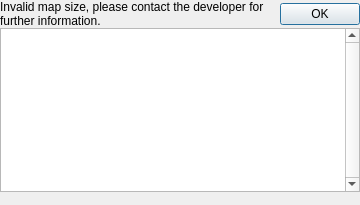
<?xml version="1.0" encoding="UTF-8"?>
<ui version="4.0">
 <class>TExceptionDialog</class>
 <widget class="QDialog" name="TExceptionDialog">
  <property name="windowModality">
   <enum>Qt::ApplicationModal</enum>
  </property>
  <property name="geometry">
   <rect>
    <x>0</x>
    <y>0</y>
    <width>360</width>
    <height>205</height>
   </rect>
  </property>
  <property name="windowTitle">
   <string>Exception</string>
  </property>
  <property name="modal">
   <bool>true</bool>
  </property>
  <layout class="QVBoxLayout" name="verticalLayout">
   <property name="spacing">
    <number>0</number>
   </property>
   <property name="leftMargin">
    <number>0</number>
   </property>
   <property name="topMargin">
    <number>0</number>
   </property>
   <property name="rightMargin">
    <number>0</number>
   </property>
   <property name="bottomMargin">
    <number>0</number>
   </property>
   <item>
    <layout class="QHBoxLayout" name="horizontalLayout" stretch="8,2">
     <item>
      <widget class="QLabel" name="lblError">
       <property name="text">
        <string>Invalid map size, please contact the developer for further information.</string>
       </property>
       <property name="alignment">
        <set>Qt::AlignLeading|Qt::AlignLeft|Qt::AlignVCenter</set>
       </property>
       <property name="wordWrap">
        <bool>true</bool>
       </property>
      </widget>
     </item>
     <item>
      <widget class="QPushButton" name="btnOk">
       <property name="text">
        <string>OK</string>
       </property>
      </widget>
     </item>
    </layout>
   </item>
   <item>
    <widget class="QPlainTextEdit" name="txtTraceInfo">
     <property name="verticalScrollBarPolicy">
      <enum>Qt::ScrollBarAlwaysOn</enum>
     </property>
    </widget>
   </item>
   <item>
    <spacer name="verticalSpacer">
     <property name="orientation">
      <enum>Qt::Vertical</enum>
     </property>
     <property name="sizeHint" stdset="0">
      <size>
       <width>20</width>
       <height>40</height>
      </size>
     </property>
    </spacer>
   </item>
  </layout>
 </widget>
 <resources/>
 <connections/>
</ui>
